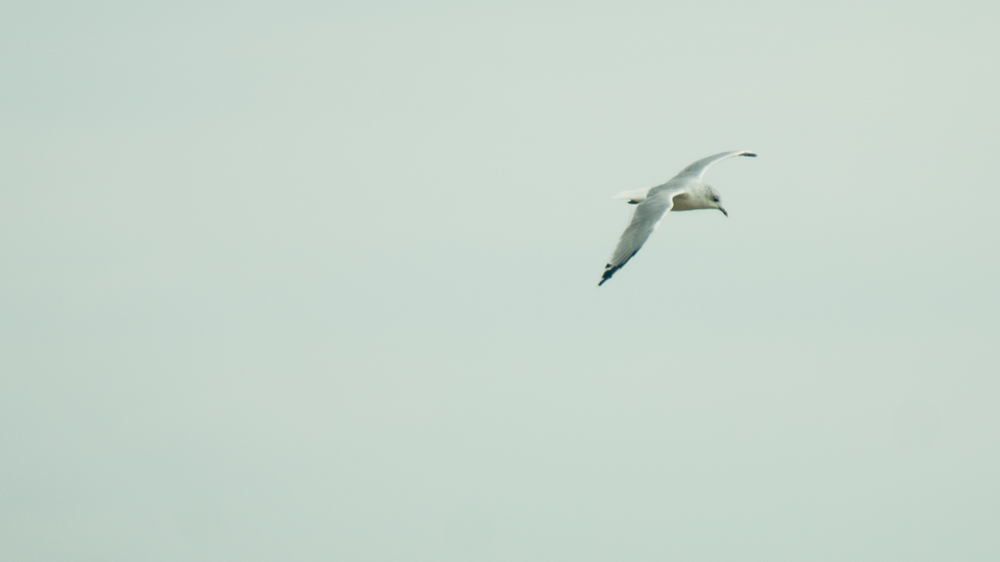
#> input picture outputs/bright1.png, 1000 x 562 px, shrunk from 1600 x 900 before the run
$ jupyter execute 'ImageIAGCWD - Copy.ipynb'   (shell and % lines are left out)
#> lines starting #> are read from the running program, lines starting #| are printed output that depends on the picture; long printed decimals are rounded
[cell 1]

import cv2
import numpy as np
from matplotlib import pyplot as plt

def image_agcwd(img, a=0.75):
    h,w = img.shape[:2]
    hist,bins = np.histogram(img.flatten(),256,[0,256])
    cdf = hist.cumsum()
    cdf_normalized = cdf / cdf.max()

    unique_intensity = np.unique(img)
    p_max, p_min = cdf_normalized[255], cdf_normalized[0]
    c_wd = (p_max * ((cdf_normalized - p_min) / (p_max - p_min))**a)
    g_wd = 1 - c_wd

#     plt.plot(c_wd, color = 'r')
#     plt.plot(g_wd, color = 'b')
#     plt.show()

    img_new = img.copy()
    for i in unique_intensity:
        img_new[img==i] = np.round(255 * (i / 255)**g_wd[i])

    return img_new

def image_agcwd_truncated(img, a=0.25):
    h,w = img.shape[:2]
    hist,bins = np.histogram(img.flatten(),256,[0,256])
    cdf = hist.cumsum()
    cdf_normalized = cdf / cdf.max()

    unique_intensity = np.unique(img)
    plt.plot(cdf_normalized, color = 'b')
    plt.plot(1-cdf_normalized, color = 'r')
    plt.ylim([0.5,0.6])
    plt.show()

    p_max, p_min = cdf_normalized[0],cdf_normalized[255]
    c_wd = (p_max * ((cdf_normalized - p_min) / (p_max - p_min))**a)
    g_wd = np.maximum(0.5,1 - c_wd)

    img_new = img.copy()
    for i in unique_intensity:
        img_new[img==i] = np.round(255 * (i / 255)**g_wd[i])

    return img_new

def process_bright(img):
    img_negative = 255 - img
    plt.imshow(img_negative, cmap='gray')
    plt.title('Negative Image')
    plt.show()

    agcwd = image_agcwd(img_negative)
    reversed = 255 - agcwd
    return reversed

def process_dimmed(img):
    agcwd = image_agcwd_truncated(img)
    return agcwd

# Read image
img = cv2.imread('outputs/bright1.png',)
#> img is the input picture: shape (562, 1000, 3); mean B, G, R 205.5, 214.5, 200
rgb = cv2.cvtColor(img,cv2.COLOR_BGR2RGB)
YCrCb = cv2.cvtColor(img, cv2.COLOR_BGR2YCrCb)
#> YCrCb: shape (562, 1000, 3); mean of channels 0, 1, 2 209.1, 121.5, 126.1
Y = YCrCb[:,:,0]
plt.imshow(rgb)
plt.title('RGB')
plt.show()
plt.imshow(Y, cmap='gray')
plt.title('Gray Scale')
plt.show()

# Determine whether image is bright or dimmed
threshold = 0.3
T_t = 112 # Global average brightness
M,N = img.shape[:2]
#> M = 562; N = 1000
m_I = np.sum(Y/(M*N))
#> m_I = 209.1
t = (m_I - T_t)/ T_t
#> t = 0.867
print (t)
#| 0.867

img_output = None
if t < -threshold:
    result = process_dimmed(Y)
    YCrCb[:,:,0] = result
    img_output = cv2.cvtColor(YCrCb,cv2.COLOR_YCrCb2RGB)
    plt.imshow(img_output)
    plt.title('Output')
    plt.show()
elif t > threshold:
    result = process_bright(Y)
#> in process_bright, `img_negative = 255 - img`:
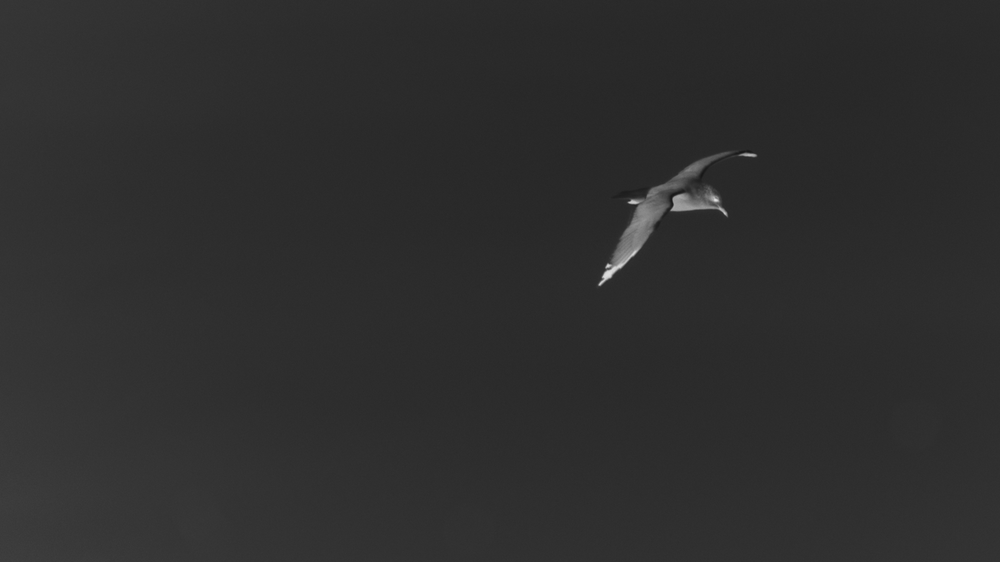
#> img_negative: shape (562, 1000); min 23, max 224, mean 45.9
#> in image_agcwd, `hist,bins = np.histogram(img.flatten(),256,[0,256])`: hist = 256 values, max 68488 at index 44, min 0 at index 0, mean 2195.3; bins = 257 values from 0 to 256
#> in image_agcwd, `cdf = hist.cumsum()`: cdf = 256 values from 0 to 562000
#> in image_agcwd, `cdf_normalized = cdf / cdf.max()`: cdf_normalized = 256 values from 0 to 1
#> in image_agcwd, `unique_intensity = np.unique(img)`: unique_intensity = 199 values from 23 to 224
#> in image_agcwd, `p_max, p_min = cdf_normalized[255], cdf_normalized[0]`: p_max = 1; p_min = 0
#> in image_agcwd, `c_wd = (p_max * ((cdf_normalized - p_min) / (p_max - p_min))**a)`: c_wd = 256 values from 0 to 1
#> in image_agcwd, `g_wd = 1 - c_wd`: g_wd = 256 values, max 1 at index 0, min 0 at index 224, mean 0.175
#> after the loop in image_agcwd, `for i in unique_intensity:`:
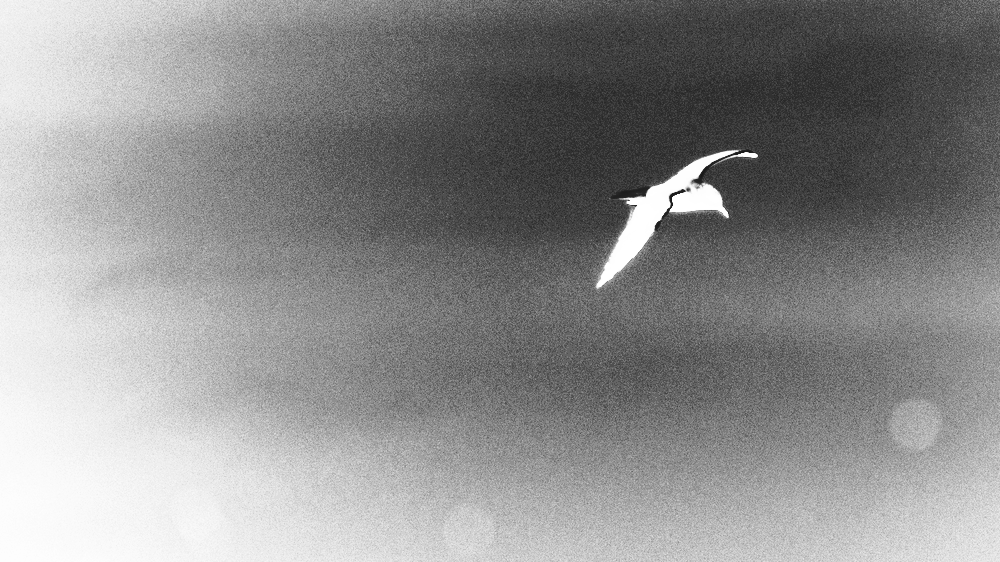
#> img_new: shape (562, 1000); min 23, max 255, mean 141.3
#> in process_bright, `reversed = 255 - agcwd`:
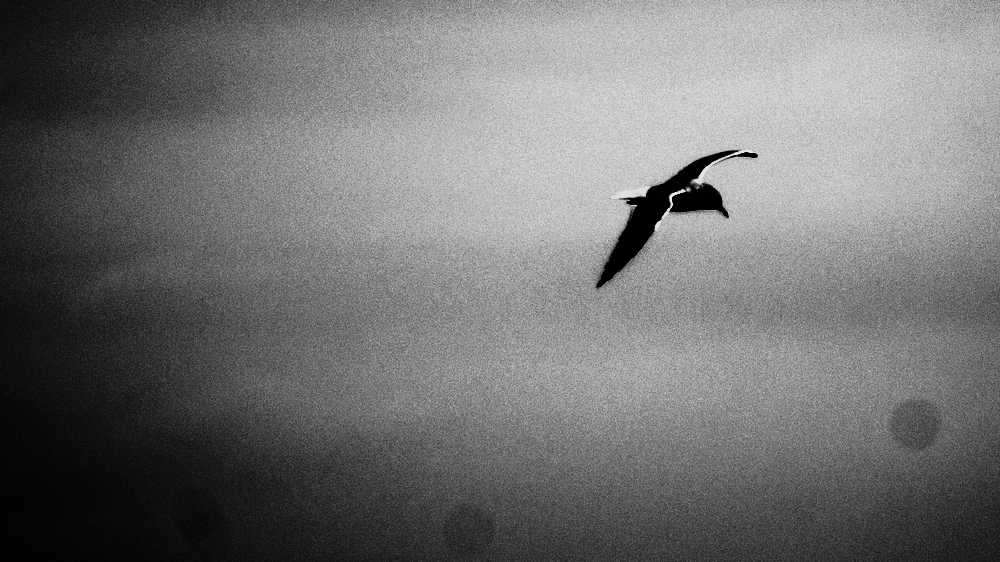
#> reversed: shape (562, 1000); min 0, max 232, mean 113.7
    YCrCb[:,:,0] = result
#> YCrCb: shape (562, 1000, 3); mean of channels 0, 1, 2 113.7, 121.5, 126.1
    img_output = cv2.cvtColor(YCrCb,cv2.COLOR_YCrCb2RGB)
    plt.imshow(img_output)
    plt.title('Output')
    plt.show()
